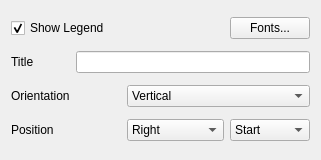
<?xml version="1.0" encoding="UTF-8"?>
<ui version="4.0">
 <author>Johannes Simon</author>
 <class>LegendConfigWidget</class>
 <widget class="QWidget" name="LegendConfigWidget">
  <property name="geometry">
   <rect>
    <x>0</x>
    <y>0</y>
    <width>321</width>
    <height>160</height>
   </rect>
  </property>
  <layout class="QGridLayout" name="gridLayout">
   <item row="2" column="2" colspan="2">
    <widget class="QComboBox" name="legendOrientation">
     <item>
      <property name="text">
       <string>Vertical</string>
      </property>
     </item>
     <item>
      <property name="text">
       <string>Horizontal</string>
      </property>
     </item>
    </widget>
   </item>
   <item row="3" column="3">
    <widget class="QComboBox" name="legendAlignment">
     <item>
      <property name="text">
       <string>Start</string>
      </property>
     </item>
     <item>
      <property name="text">
       <string>Center</string>
      </property>
     </item>
     <item>
      <property name="text">
       <string>End</string>
      </property>
     </item>
    </widget>
   </item>
   <item row="3" column="2">
    <widget class="QComboBox" name="legendPosition">
     <item>
      <property name="text">
       <string>Right</string>
      </property>
     </item>
     <item>
      <property name="text">
       <string>Top</string>
      </property>
     </item>
     <item>
      <property name="text">
       <string>Bottom</string>
      </property>
     </item>
     <item>
      <property name="text">
       <string>Left</string>
      </property>
     </item>
     <item>
      <property name="text">
       <string>Top-left</string>
      </property>
     </item>
     <item>
      <property name="text">
       <string>Top-right</string>
      </property>
     </item>
     <item>
      <property name="text">
       <string>Bottom-left</string>
      </property>
     </item>
     <item>
      <property name="text">
       <string>Bottom-right</string>
      </property>
     </item>
     <item>
      <property name="text">
       <string>Manual</string>
      </property>
     </item>
    </widget>
   </item>
   <item row="3" column="0" colspan="2">
    <widget class="QLabel" name="label_2">
     <property name="text">
      <string>Position</string>
     </property>
    </widget>
   </item>
   <item row="0" column="0" colspan="2">
    <widget class="QCheckBox" name="showLegend">
     <property name="text">
      <string>Show Legend</string>
     </property>
     <property name="checked">
      <bool>true</bool>
     </property>
    </widget>
   </item>
   <item row="1" column="0">
    <widget class="QLabel" name="label_8">
     <property name="sizePolicy">
      <sizepolicy hsizetype="Fixed" vsizetype="Preferred">
       <horstretch>0</horstretch>
       <verstretch>0</verstretch>
      </sizepolicy>
     </property>
     <property name="text">
      <string>Title</string>
     </property>
    </widget>
   </item>
   <item row="2" column="0">
    <widget class="QLabel" name="label">
     <property name="text">
      <string>Orientation</string>
     </property>
    </widget>
   </item>
   <item row="1" column="1" colspan="3">
    <widget class="QLineEdit" name="legendTitle">
     <property name="sizePolicy">
      <sizepolicy hsizetype="Expanding" vsizetype="Fixed">
       <horstretch>0</horstretch>
       <verstretch>0</verstretch>
      </sizepolicy>
     </property>
    </widget>
   </item>
   <item row="0" column="3">
    <widget class="QPushButton" name="legendEditFontButton">
     <property name="text">
      <string>Fonts...</string>
     </property>
    </widget>
   </item>
  </layout>
 </widget>
 <resources/>
 <connections/>
</ui>
